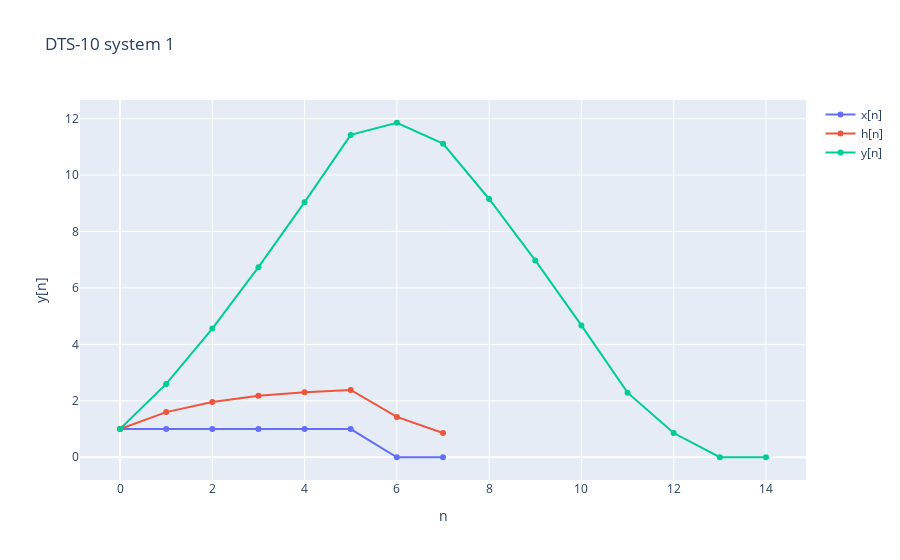

Notebook source saved alongside this figure:
### Markdown cell above
### 1. h[n] = DTS-10_1's y[n]

### Code cell
x = [1, 1, 1, 1, 1, 1, 0, 0]
h = DTS_10_1(x)
y = convolution(x,h)
fig = go.Figure()
fig.add_trace(go.Scatter(x=np.arange(len(x)), y=x, name='x[n]'))
fig.add_trace(go.Scatter(x=np.arange(len(h)), y=h, name='h[n]'))
fig.add_trace(go.Scatter(x=np.arange(len(y)), y=y, name='y[n]'))
fig.update_layout(title='DTS-10 system 1', xaxis_title='n', yaxis_title='y[n]')
fig.show()
y = np.array(y)
print('DTS-10 system 1 : ', y.round(5))

### Figure 1 — Plotly figure (JSON) as saved in the notebook; plotly's stock layout.template omitted (floating-point values rounded to 4 significant figures)
{"data": [{"name": "x[n]", "type": "scatter", "x": [0, 1, 2, 3, 4, 5, 6, 7], "y": [1, 1, 1, 1, 1, 1, 0, 0]}, {"name": "h[n]", "type": "scatter", "x": [0, 1, 2, 3, 4, 5, 6, 7], "y": [1, 1.6, 1.96, 2.176, 2.306, 2.383, 1.43, 0.858]}, {"name": "y[n]", "type": "scatter", "x": [0, 1, 2, 3, 4, 5, 6, 7, 8, 9, 10, 11, 12, 13, 14], "y": [1, 2.6, 4.56, 6.736, 9.042, 11.42, 11.85, 11.11, 9.153, 6.977, 4.671, 2.288, 0.858, 0, 0]}], "layout": {"title": {"text": "DTS-10 system 1"}, "xaxis": {"title": {"text": "n"}}, "yaxis": {"title": {"text": "y[n]"}}}}
